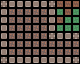

Rendered tile map (Tiled .tmx) drawn with the repository's tilesets; below, a short description and the map source with its tile grids summarised:
An orthogonal 10x8 tile map with 8x8 px tiles, 1 tile layer (Tile Layer 1).

<map version="1.0" orientation="orthogonal" renderorder="right-down" width="10" height="8" tilewidth="8" tileheight="8">
 <tileset firstgid="1" name="tileset" tilewidth="8" tileheight="8">
  <image source="../../tileset.png" width="80" height="80" />
 </tileset>
 <layer name="Tile Layer 1" width="10" height="8">
  <data>[80 cells, 80 non-empty, 6 distinct tile ids]</data>
 </layer>
</map>
